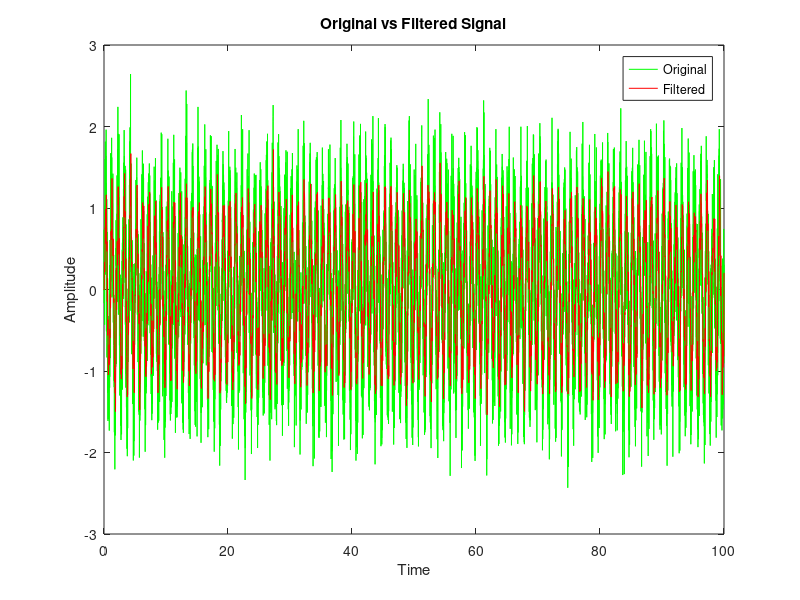

This figure's MATLAB source:
% Define filter parameters
order = 10; % Filter order
cutoff_freq = 0.2; % Cutoff frequency (normalized frequency)

% Generate low-pass filter coefficients using the window method
b = fir1(order, cutoff_freq);

% Generate a test signal (e.g., a noisy sine wave)
t = 0:0.01:100; % Time vector
x = sin(2*pi*1*t) + 0.5*randn(size(t)); % Noisy sine wave

% Apply the FIR filter to the signal
y = filter(b, 1, x);

% Plot original and filtered signals
figure;
plot(t, x, 'g', t, y, 'r');
title('Original vs Filtered Signal');
legend('Original', 'Filtered');
xlabel('Time');
ylabel('Amplitude');